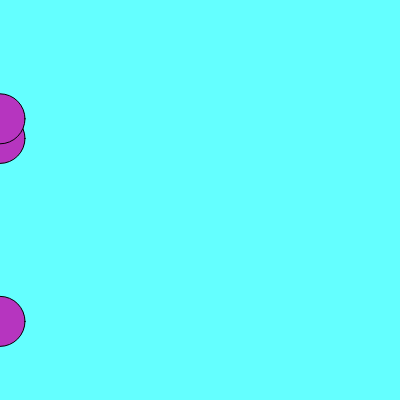
Frame 1 (no input)
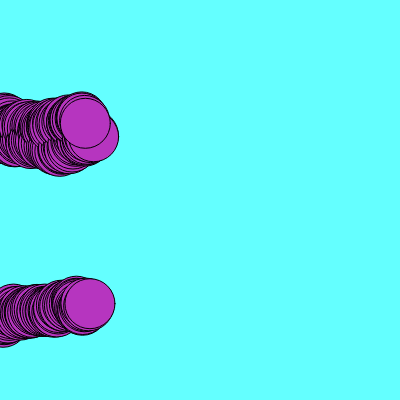
Frame 60 (no input)
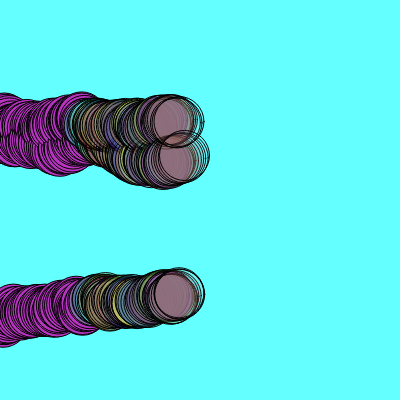
Frame 120 (the mouse pressed at the canvas centre since frame 60)

The p5.js sketch that drew these frames (run headless with seeded random() and noise() and a simulated clock; from frame 60 on, the mouse is pressed at the canvas centre):

// p5.js sketch
// ── sketch.js
let cor;
let circuloX; // horizontal
let circuloY; // vertical

function setup() {
  createCanvas(400, 400);
  background(color(100, 5550 , 5670));
  cor = color(random(0, 255), random(0, 255), random(0, 255));
  
  circuloX = [0, 0, 0];
  circuloY = [random(height), random(height), random(height)];
}

function draw() {
  
  fill(cor);
  
  for(let contador in circuloX) {
    circle(circuloX[contador], circuloY[contador], 50);    
    circuloX[contador]+= random(0,3);
    circuloY[contador]+= random(-3,3); 
    
    if(circuloX[contador] >= width){
      circuloX[contador] = 0;
      circuloY[contador] = random(height);
    }
  }
  
  if(mouseIsPressed){
    cor = color(random(0, 255), random(0, 255), random(0, 255), random(0, 100));
  }
}
